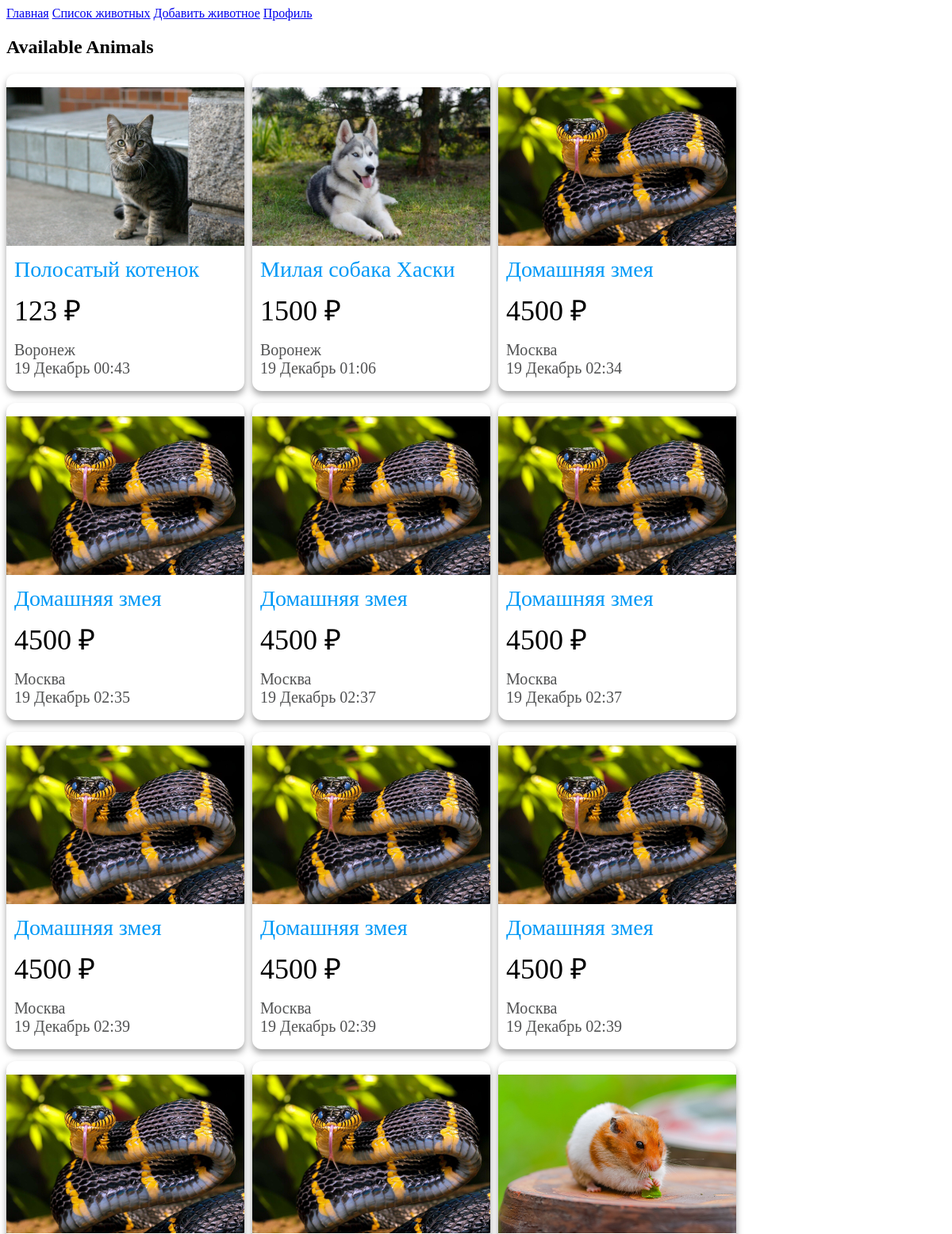
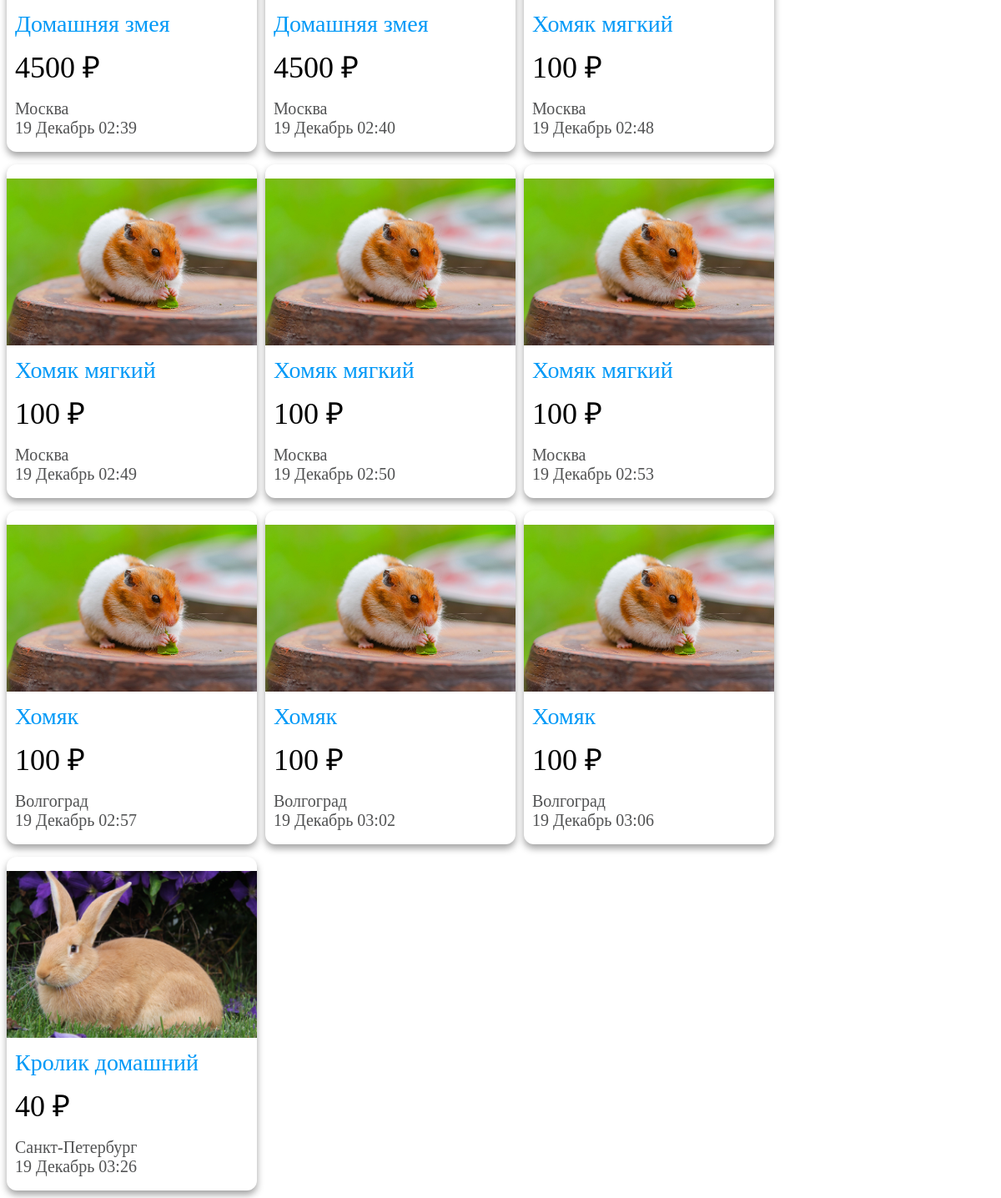
Page /animal_list/ on the committed database (2 pictures, top to bottom).
### animals/models.py (models this page shows, shortened)
class Animal(models.Model):
    name = models.CharField(max_length=255)
    species = models.CharField(max_length=255)
    description = models.TextField()
    price = models.DecimalField(max_digits=10, decimal_places=0)
    is_available = models.BooleanField(default=True)
    image = models.ImageField(upload_to='animal_images/', blank=True, null=True)
    city = models.CharField(max_length=100, default='Unknown')
    created_at = models.DateTimeField(auto_now_add=True)

### animals/views.py (the view)
# urls.py: path('animal_list/', animal_list, name='animal_list'),
def animal_list(request):
    animals = Animal.objects.filter(is_available=True)
    return render(request, 'animals/animal_list.html', {'animals': animals})

### animals/templates/animals/animal_list.html (shortened to what this page needs)
<!DOCTYPE html>
{% extends 'animals/base_generic.html' %}
{% load static %}
{% load humanize %}
{% block content %}
  <h2>Available Animals</h2>
{% load static %}
<link rel="stylesheet" type="text/css" href="{% static 'animals/styles.css' %}">
  <div class="animals-container">
{% for animal in animals %}
    <div class="animal-card">
      <div class="animal-details">
        <div>
          <img class="animal-img"src="{{ animal.image.url }}" alt="{{ animal.name }}">
        </div>
        <div>
            <p class="animal-name"><a class="link" href="">{{ animal.name }}</a></p>
            <p class="animal-price">{{ animal.price }} ₽</p>
            <p class="animal-city">{{ animal.city }}</p>
            <p class="animal-created">{{ animal.created_at|date:"d F H:i" }}</p>
        </div>
      </div>
    </div>
{% endfor %}
  </div>
{% endblock %}

### animals/templates/animals/base_generic.html (shortened to what this page needs)
<!DOCTYPE html>
<html lang="en">
{% load static %}
<link rel="stylesheet" type="text/css" href="{% static 'animals/styles.css' %}">
<head>
</head>
<body>
<nav>
    <a href="{% url 'home' %}">Главная</a>
    <a href="{% url 'animal_list' %}">Список животных</a>
    <a href="{% url 'add_animal' %}">Добавить животное</a>
    <a href="{% url 'profile' %}">Профиль</a>
</nav>
<div id="content">
    {% block content %}{% endblock %}
</div>
</body>
</html>

### static/animals/styles.css (style rules this page uses)
.animals-container { display: flex; flex-wrap: wrap; margin-right: -10px; }
.animal-card { border-radius: 12px; min-height: 400px; width: 300px; margin: 0 10px 15px 0; display: flex; box-shadow: 0px 5px 9px 0px #a3a3a3; align-items: flex-start; justify-content: center; flex-direction: column; }
.animal-img { width: 300px; height: 200px; object-fit: cover; }
p { margin: 10px; }
.animal-name { font-size: 28px; }
.animal-city { margin-top: 15px; margin-bottom: 0px; font-size: 20px; color: #515253; }
.animal-created { font-size: 20px; color: #515253; margin: 0px; margin-left: 10px; }
.animal-price { font-size: 36px; }
.link { text-decoration: none; color: #0099f7; }
.animal-img { user-select: none; }

### rows in the picture
Animal: image (picture), name "Полосатый котенок", price "123", city "Воронеж", created_at "19 Декабрь 00:43"
Animal: image (picture), name "Милая собака Хаски", price "1500", city "Воронеж", created_at "19 Декабрь 01:06"
Animal: image (picture), name "Домашняя змея", price "4500", city "Москва", created_at "19 Декабрь 02:34"
Animal: image (picture), name "Домашняя змея", price "4500", city "Москва", created_at "19 Декабрь 02:35"
Animal: image (picture), name "Домашняя змея", price "4500", city "Москва", created_at "19 Декабрь 02:37"
Animal: image (picture), name "Домашняя змея", price "4500", city "Москва", created_at "19 Декабрь 02:37"
Animal: image (picture), name "Домашняя змея", price "4500", city "Москва", created_at "19 Декабрь 02:39"
Animal: image (picture), name "Домашняя змея", price "4500", city "Москва", created_at "19 Декабрь 02:39"
Animal: image (picture), name "Домашняя змея", price "4500", city "Москва", created_at "19 Декабрь 02:39"
Animal: image (picture), name "Домашняя змея", price "4500", city "Москва", created_at "19 Декабрь 02:39"
Animal: image (picture), name "Домашняя змея", price "4500", city "Москва", created_at "19 Декабрь 02:40"
Animal: image (picture), name "Хомяк мягкий", price "100", city "Москва", created_at "19 Декабрь 02:48"
Animal: image (picture), name "Хомяк мягкий", price "100", city "Москва", created_at "19 Декабрь 02:49"
Animal: image (picture), name "Хомяк мягкий", price "100", city "Москва", created_at "19 Декабрь 02:50"
Animal: image (picture), name "Хомяк мягкий", price "100", city "Москва", created_at "19 Декабрь 02:53"
Animal: image (picture), name "Хомяк", price "100", city "Волгоград", created_at "19 Декабрь 02:57"
Animal: image (picture), name "Хомяк", price "100", city "Волгоград", created_at "19 Декабрь 03:02"
Animal: image (picture), name "Хомяк", price "100", city "Волгоград", created_at "19 Декабрь 03:06"
Animal: image (picture), name "Кролик домашний", price "40", city "Санкт-Петербург", created_at "19 Декабрь 03:26"
